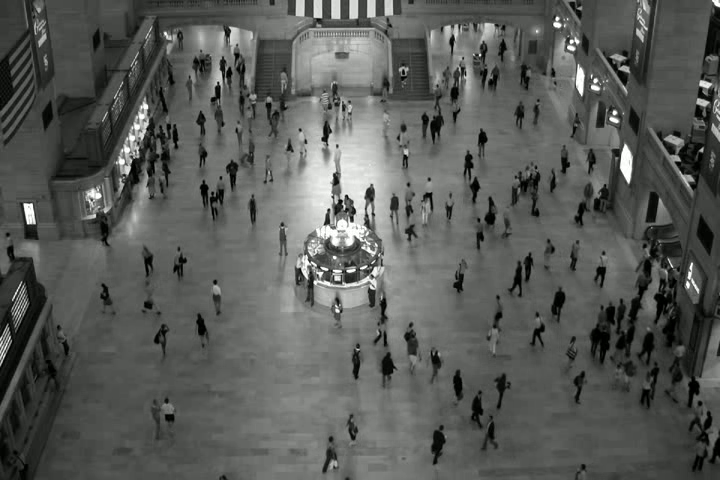
#> input picture frame 10 of Trimed.avi, 720 x 480 px
$ python cluster_myself.py
#> lines starting #> are read from the running program, lines starting #| are printed output that depends on the picture
#> (reads trajectories_filtered.txt from the repository)
#!/usr/bin/env python3
# -*- coding: utf-8 -*-
"""
Created on Mon Mar 18 15:49:44 2019

@author: liujiayu
"""

import numpy as np
import random
import cv2

def d(A, B):
    minab = []
    minba = []
    for pt1 in A:
        temp = None
        for pt2 in B:
            distance = np.sqrt(np.square(pt1[0]-pt2[0])+np.square(pt1[1]-pt2[1]))
            if (temp is None) or (distance < temp):
                temp = distance
        minab.append(temp)

    for pt2 in B:
        temp = None
        for pt1 in A:
            distance = np.sqrt(np.square(pt1[0]-pt2[0])+np.square(pt1[1]-pt2[1]))
            if (temp is None) or (distance < temp):
                temp = distance
        minba.append(temp)

    Dab = max(minab)
    Dba = max(minba)

    if Dab > Dba:
        return Dab
    else:
        return Dba

def file2trackerlist(file):
    trackerlist = []
    for line in file:
        tracker = []
        pts = line.split(',')
        for pt in pts:
            if pt != '\n':
                pt = pt.split(' ')
                x = float(pt[0])
                y = float(pt[1])
                tracker.append([x, y])
        trackerlist.append(tracker)
    return trackerlist

def cluster(trackerlist, K=2):
#> called with K = 6
    thresh = 100
    trackercount = len(trackerlist)
    init = [random.randint(0, trackercount-1)]
    for i in range(1, K):
        init.append(random.randint(0, trackercount-1))
        k = i - 1
        while k >= 0:
            while d(trackerlist[init[k]], trackerlist[init[i]]) < thresh:
                init[i] = random.randint(0, trackercount-1)
            k -= 1
    print(init)
    preinit = init
    while True:
        print("another cycle")
        clusters = []
        for i in range(0, K):
            clusters.append([])
#        print(clusters)
        # 给所有tracker分类
        print("sorting trackers")
        for j, tracker in enumerate(trackerlist):
            temp = [None, None]
            for i, number in enumerate(init):
                distance = d(tracker, trackerlist[number])
                if temp[0] is None or distance < temp[0]:
                    temp[0] = distance
                    temp[1] = i
            clusters[temp[1]].append(j)
#        print(clusters)
        # 重新选择中心
        print("renewing center")
        for i, cluster in enumerate(clusters):
            mini = [None, None]
            for j in range(0, len(cluster)):
                temp = 0
                for k in range(0, len(cluster)):
                    distance = d(trackerlist[cluster[j]], trackerlist[cluster[k]])
                    temp += distance
                if mini[1] is None or temp<mini[0]:
                    mini[0] = temp
                    mini[1] = cluster[j]
            init[i] = mini[1]
            print(init)
        if init == preinit:
            return init, clusters
        else:
            print("not match")
            preinit = init

if __name__ == '__main__':
    file = open('trajectories_filtered.txt', 'r')
    trackerlist = file2trackerlist(file)
    centers, clusters = cluster(trackerlist, 6)

    cap = cv2.VideoCapture('Trimed.avi')
    ret, frame = cap.read()
#> frame is the input picture: shape (480, 720, 3); mean B, G, R 88, 91, 89
    mask = np.zeros_like(frame)

    for cluster in clusters:
        color = (random.randint(0, 255), random.randint(0, 255), random.randint(0, 255))
        for tracker in cluster:
            for position in trackerlist[tracker]:
                cv2.circle(mask, (int(position[0]), int(position[1])), 2, color, -1)
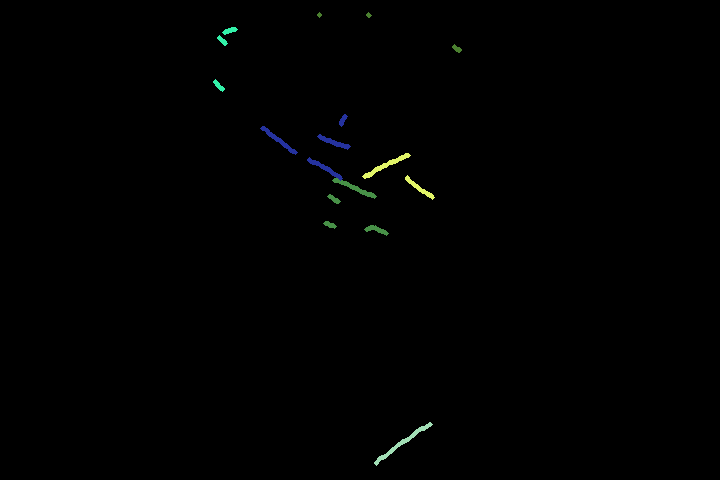
#> mask: shape (480, 720, 3); mean of channels 0, 1, 2 0.8, 0.9, 0.6; drawn as B, G, R

    cv2.imshow("clustered", cv2.add(frame, mask))
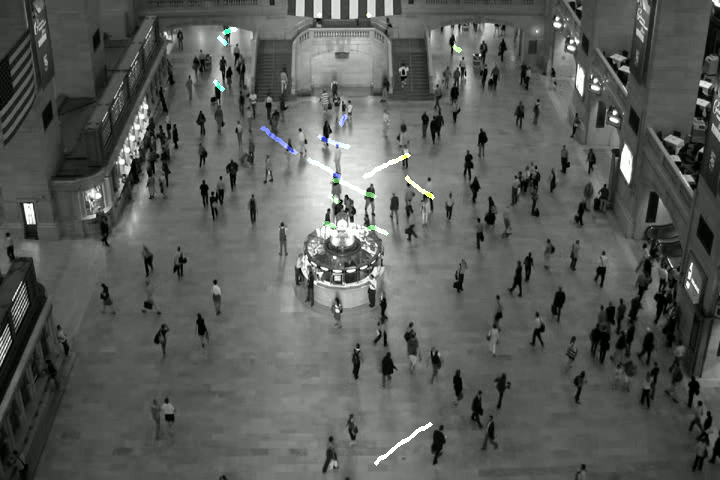
#> window 'clustered': shape (480, 720, 3); mean B, G, R 88.6, 91.6, 89.5
    cv2.waitKey(0)

    file.close()
    cap.release()
